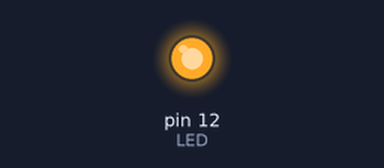
Simulated run of this sketch. Board: Arduino Uno, built with avr-gcc and run on an emulated ATmega328P. Shown: output pins drawn as LEDs (lit = HIGH). What the sketch prints to the serial monitor is not drawn.

Above: at 0.1 s.
At 1.0 s:
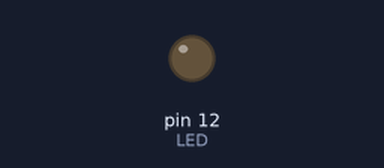
Timing chart, 0 to 10.5 s (numbered marks = the images above):
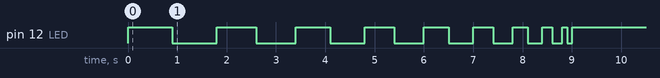

Measured:
- by itself, pin 12 (LED): LOW → HIGH at 0.00 s, → LOW 0.90 s later, → HIGH 0.90 s later, → LOW 0.80 s later, … (19 changes in this stretch)

The sketch:

SimpleExample.ino
```cpp
int LED = 12;
int counter = 0;

void setup() {
  // put your setup code here, to run once:
  pinMode(LED, OUTPUT);
  Serial.begin(9600);

}

void loop() {
  // put your main code here, to run repeatedly:
 counter = counter + 100 ; // addining 1 everytime it loops
 Serial.print("Blink #:  ");
 Serial.println(counter);

digitalWrite(LED , HIGH);
delay(1000 - counter);
digitalWrite(LED , LOW);
delay(1000 - counter);

}
```
